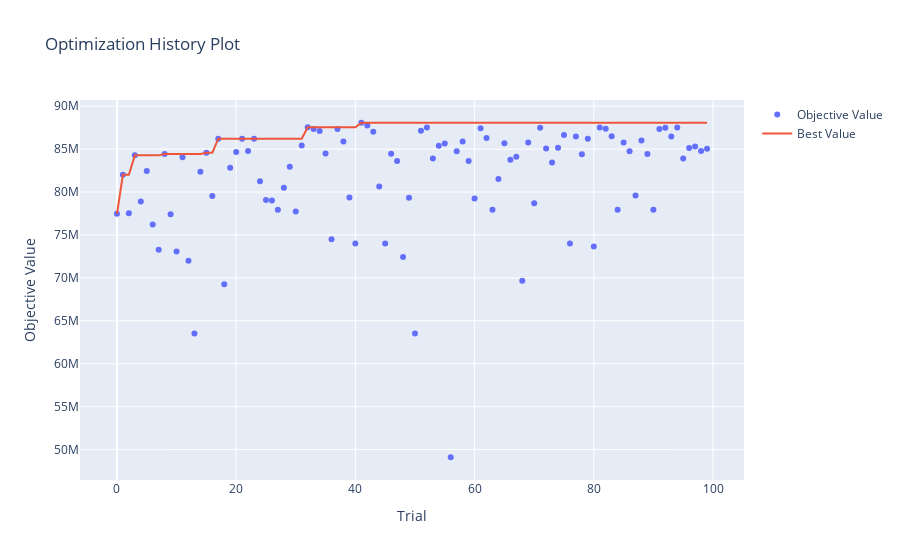

This figure's notebook cell:
### Markdown cell above
A continuación veremos como fue el proceso de búsqueda a través de las visualizaciones que cuenta la herramienta (los gráficos son bastante autoexplicativos)

### Code cell
optuna.visualization.plot_optimization_history(study)
